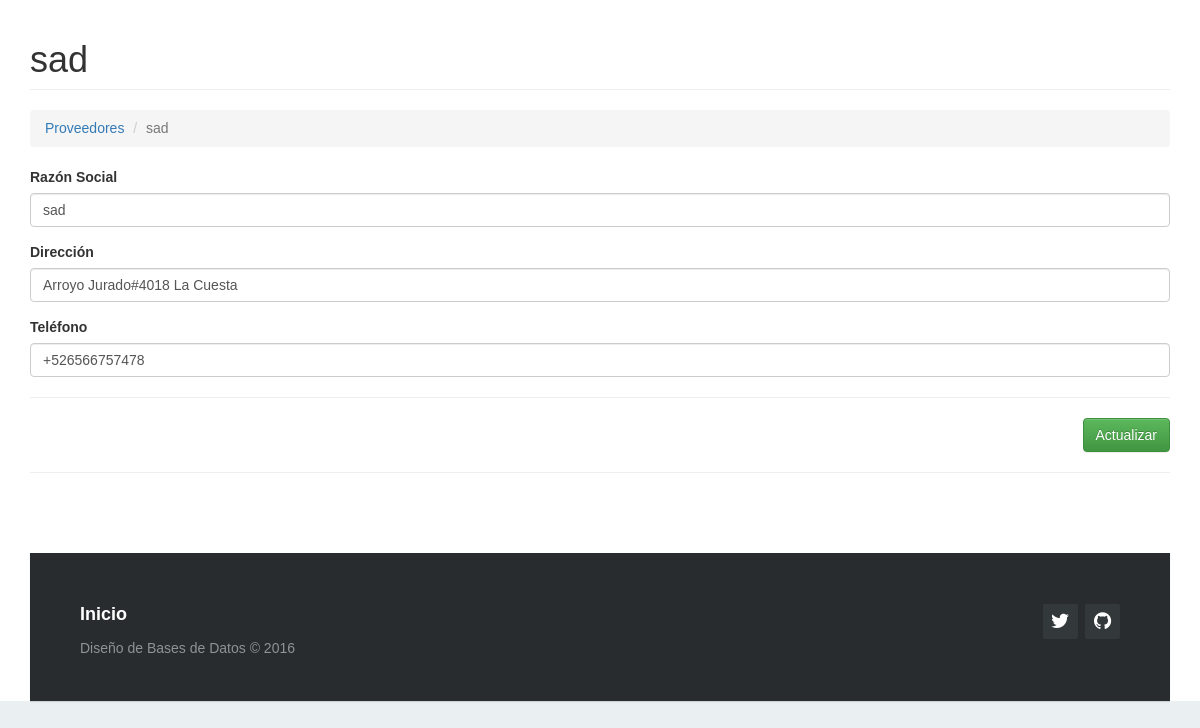
The app's page /?c=proveedor&a=Crud&nit=12 with its own data.
### tables this page shows
CREATE TABLE `proveedor` (
  `nit` varchar(20) NOT NULL,
  `razonS` varchar(100) NOT NULL,
  `dir` varchar(100) NOT NULL,
  `tel` varchar(20) NOT NULL
);

### Controller/proveedor.controller.php (called while the page is built, shortened)
<?php
require_once 'model/proveedor.php';
class ProveedorController{
    private $model;
    public function __CONSTRUCT(){
        $this->model = new Proveedor();
    }
    public function Crud(){
        $pvd = new Proveedor();
        if(isset($_REQUEST['nit'])){
            $pvd = $this->model->Obtener($_REQUEST['nit']);
        }
        require_once 'view/header.php';
        require_once 'view/proveedor/proveedor-editar.php';
        require_once 'view/footer.php';
    }
}
?>

### Model/database.php (called while the page is built)
<?php
class Database
{
    public static function Conectar()
    {
        $pdo = new PDO('mysql:host=localhost;dbname=bd_carpinteria2;charset=utf8', 'root', '');
        $pdo->setAttribute(PDO::ATTR_ERRMODE, PDO::ERRMODE_EXCEPTION);
        return $pdo;
    }
}

### Model/proveedor.php (called while the page is built, shortened)
<?php
class Proveedor
{
    private $pdo;
    public function __construct()
    {
        try
        {
            $this->pdo = Database::Conectar();
        }
        catch (Exception $e)
        {
            die($e->getMessage());
        }
    }
    public function Obtener($nit)
    {
        try
        {
            $stm = $this->pdo->prepare("SELECT * FROM proveedor WHERE nit = ?");
            $stm->execute(array($nit));
            return $stm->fetch(PDO::FETCH_OBJ);
        }
        catch (Exception $e)
        {
            die($e->getMessage());
        }
    }
}
?>

### View/proveedor/proveedor-editar.php (the view, shortened to what this page needs)
<h1 class="page-header">
    <?php echo $pvd->nit != null ? $pvd->razonS : 'Nuevo Registro'; ?>
</h1>
<ol class="breadcrumb">
    <li><a href="?c=proveedor">Proveedores</a></li>
    <li class="active"><?php echo $pvd->nit != null ? $pvd->razonS : 'Nuevo Registro'; ?></li>
</ol>
<form id="frm-proveedor" action="?c=proveedor&a=Editar" method="post" enctype="multipart/form-data">
    <div class="form-group">
        <label>Razón Social</label>
        <input type="text" name="razonS" value="<?php echo $pvd->razonS; ?>" class="form-control" placeholder="Ingrese Razón Social" required />
    </div>
    <div class="form-group">
        <label>Dirección</label>
        <input type="text" name="dir" value="<?php echo $pvd->dir; ?>" class="form-control" placeholder="Ingrese dirección proveedor" required />
    </div>
    <div class="form-group">
        <label>Teléfono</label>
        <input type="text" name="tel" value="<?php echo $pvd->tel; ?>" class="form-control" placeholder="Ingrese teléfono proveedor" required />
    </div>
    <hr />
    <div class="text-right">
        <button class="btn btn-success">Actualizar</button>
    </div>
</form>

### assets/css/demo.css (style rules this page uses)
* { padding:0; margin:0; }
html { background-color: #eaf0f2; }
body { font:14px/1.5 Arial, Helvetica, sans-serif; }

### records on screen
proveedor: razonS "sad", dir "Arroyo Jurado#4018 La Cuesta", tel "+526566757478"
